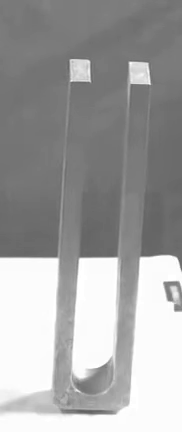
#> input picture frame 54 of tune.webm, 182 x 432 px
$ jupyter execute IG_failure_case_of_dip_proj.ipynb
#> lines starting #> are read from the running program, lines starting #| are printed output that depends on the picture
<a href="https://colab.research.google.com/github/akshatsanghvi211103/DIP_Project/blob/main/IG_failure_case_of_dip_proj.ipynb" target="_parent"></a>

[cell 1]
import cv2
import numpy as np
import matplotlib.pyplot as plt
from numpy.fft import fft, ifft


# Open the video file
cap = cv2.VideoCapture('tune.webm')
frames = cap.get(cv2.CAP_PROP_FRAME_COUNT)
fps = cap.get(cv2.CAP_PROP_FPS)
print(frames)
print(fps)
# Initialize previous frame
ret, prev_frame = cap.read()
#> prev_frame is the input picture: shape (432, 182, 3); min 96, max 255, mean 162.6
prev_frame_gray = cv2.cvtColor(prev_frame, cv2.COLOR_BGR2GRAY)
print(prev_frame_gray.shape)
#| (432, 182)

# Create a HSV color image for visualizing the optical flow
hsv = np.zeros_like(prev_frame)
hsv[..., 1] = 255
hsv[..., 0] = 255
count = 0
disp = None
# curr = np.zeros((1, prev_frame_gray.shape[0], prev_frame_gray.shape[1], 2)
curr = None

while True:
    ret, frame = cap.read()
    if not ret:
        break

    # Convert the current frame to grayscale
    frame_gray = cv2.cvtColor(frame, cv2.COLOR_BGR2GRAY)

    # Calculate optical flow
    flow = cv2.calcOpticalFlowFarneback(
        prev_frame_gray, frame_gray, None, 0.5, 3, 15, 3, 5, 1.2, 0)
    if (disp is None):
        # disp = flow[np.newaxis, ...]
        curr = np.zeros((1, flow.shape[0], flow.shape[1], flow.shape[2]))
        disp = np.zeros((1, flow.shape[0], flow.shape[1], flow.shape[2]))
    else:
        curr = curr + flow[np.newaxis, ...]
        disp = np.concatenate([disp, curr], axis=0)
    # print(disp.shape)
    # Calculate the magnitude and direction of the optical flow
    magnitude, angle = cv2.cartToPolar(flow[..., 0], flow[..., 1])
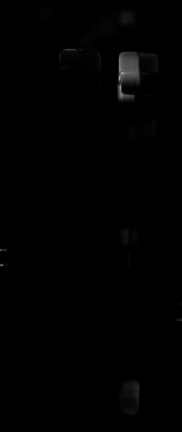
#> magnitude: shape (432, 182) float32; min 9.44e-19, max 0.688, mean 0.00482
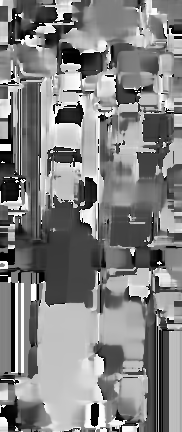
#> angle: shape (432, 182) float32; min 1.55e-08, max 6.28, mean 3.2; drawn with min black and max white

    # Set the hue and value according to the angle and magnitude
    # hsv[..., 0] = angle * 180 / np.pi / 2
    # np.set_printoptions(threshold = np.inf)
    # print(magnitude)
    hsv[..., 2] = cv2.normalize(magnitude, None, 0, 255, cv2.NORM_MINMAX)
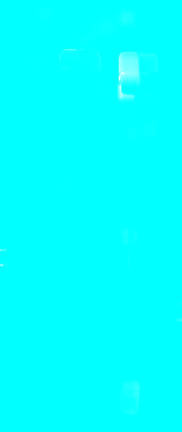
#> hsv: shape (432, 182, 3); mean of channels 0, 1, 2 255, 255, 1.7; drawn as B, G, R

    # Convert HSV to BGR
    flow_rgb = cv2.cvtColor(hsv, cv2.COLOR_HSV2BGR)

    # Display the frame with optical flow
    # print(flow_rgb)
    # break
    # cv2.imshow('Optical Flow', flow_rgb)

    # if cv2.waitKey(30) & 0xFF == 27:  # Press 'Esc' to exit
    #     break

    # Update the previous frame
    prev_frame_gray = frame_gray
    if (count % 10 == 0):
      print(count)
    count += 1
    # if (count == 200):
    #     break

$ run again, starting later in the video
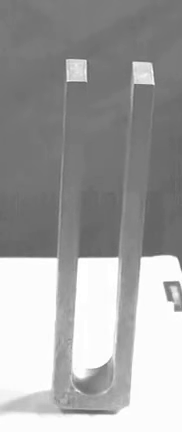
#> input picture frame 245 of tune.webm, 182 x 432 px
#> prev_frame is the input picture: shape (432, 182, 3); min 96, max 255, mean 162.4
#| (432, 182)
#> `hsv[..., 2] = cv2.normalize(magnitude, None, 0, 255, cv2.NORM_MINMAX)`:
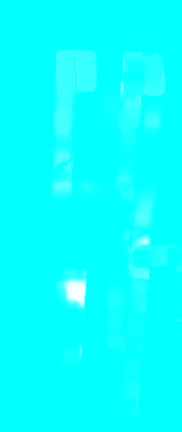
#> hsv: shape (432, 182, 3); mean of channels 0, 1, 2 255, 255, 8.2; drawn as B, G, R
#> `flow_rgb = cv2.cvtColor(hsv, cv2.COLOR_HSV2BGR)`:
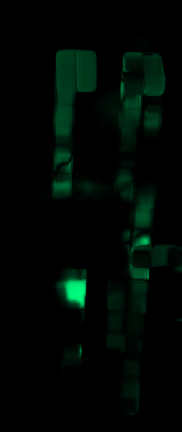
#> flow_rgb: shape (432, 182, 3); mean B, G, R 4, 8.2, 0

$ run again, starting later in the video
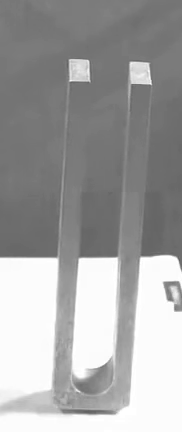
#> input picture frame 436 of tune.webm, 182 x 432 px
#> prev_frame is the input picture: shape (432, 182, 3); min 96, max 255, mean 162.7
#| (432, 182)
#> `hsv[..., 2] = cv2.normalize(magnitude, None, 0, 255, cv2.NORM_MINMAX)`:
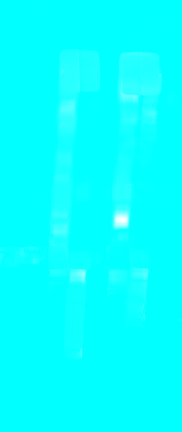
#> hsv: shape (432, 182, 3); mean of channels 0, 1, 2 255, 255, 6.4; drawn as B, G, R
#> `flow_rgb = cv2.cvtColor(hsv, cv2.COLOR_HSV2BGR)`:
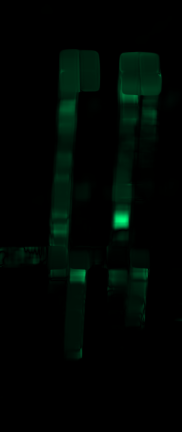
#> flow_rgb: shape (432, 182, 3); mean B, G, R 3.1, 6.4, 0
